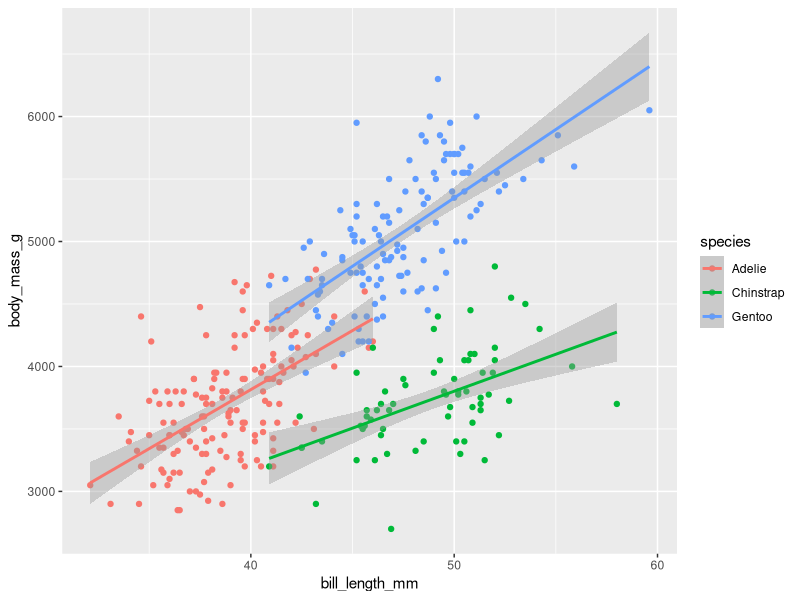
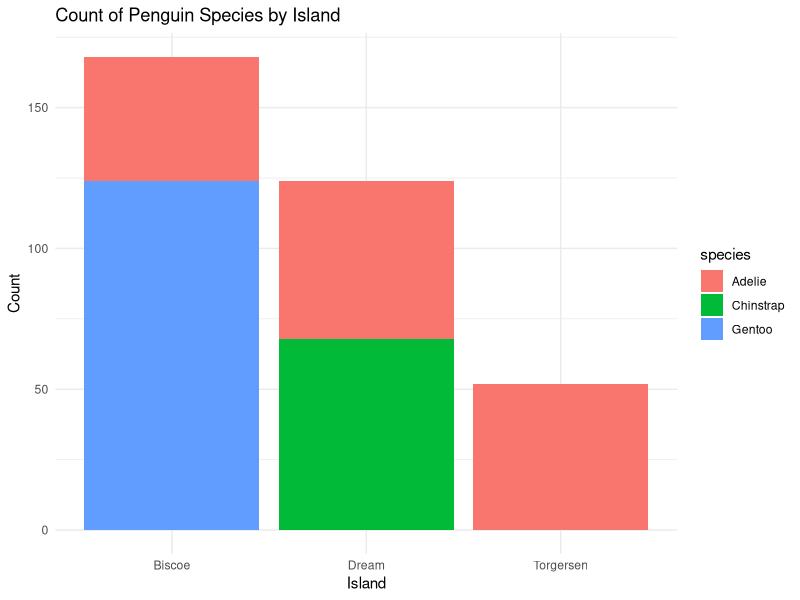
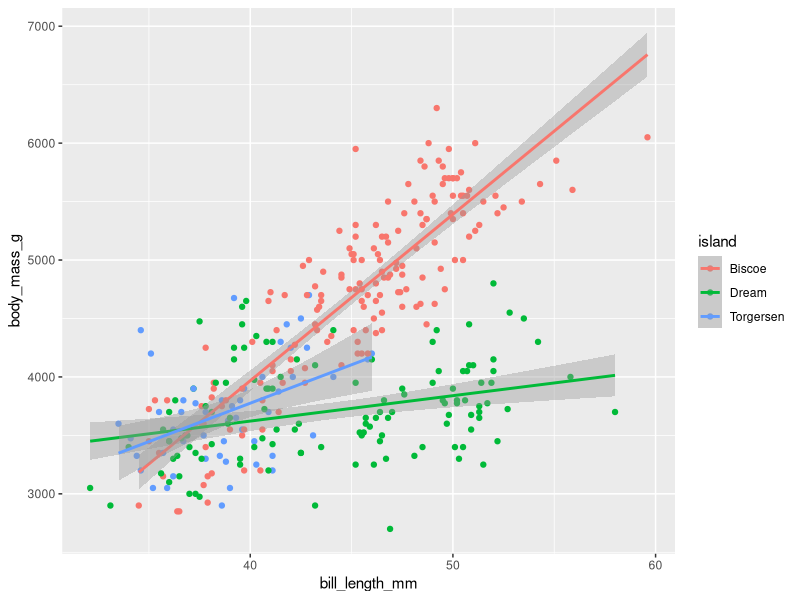

Source code (R) for these figures, in order:
## ---- chunk 1
library(caret)
## ---- chunk 2
library(palmerpenguins)
library(dplyr)
library(ggplot2)

df <- palmerpenguins::penguins
## ---- chunk 3
head(df)
## ---- chunk 4
df %>%
  group_by(species, sex) %>%
  summarise(
    across(
      where(is.numeric), 
      \(x) mean(x, na.rm = TRUE)
      )
    ) %>%
  knitr::kable()
## ---- chunk 5
df %>%
  ggplot(aes(x = bill_length_mm, y = body_mass_g, color = species)) +
  geom_point() + 
  geom_smooth(method = "lm")
## ---- chunk 6
ggplot(data = penguins, aes(x = island, fill = species)) + 
  geom_bar(position = "stack") +
  labs(title = "Count of Penguin Species by Island",
       x = "Island",
       y = "Count") +
  theme_minimal()
## ---- chunk 7
df %>%
  ggplot(aes(x = bill_length_mm, y = body_mass_g, color = island)) +
  geom_point() + 
  geom_smooth(method = "lm")
